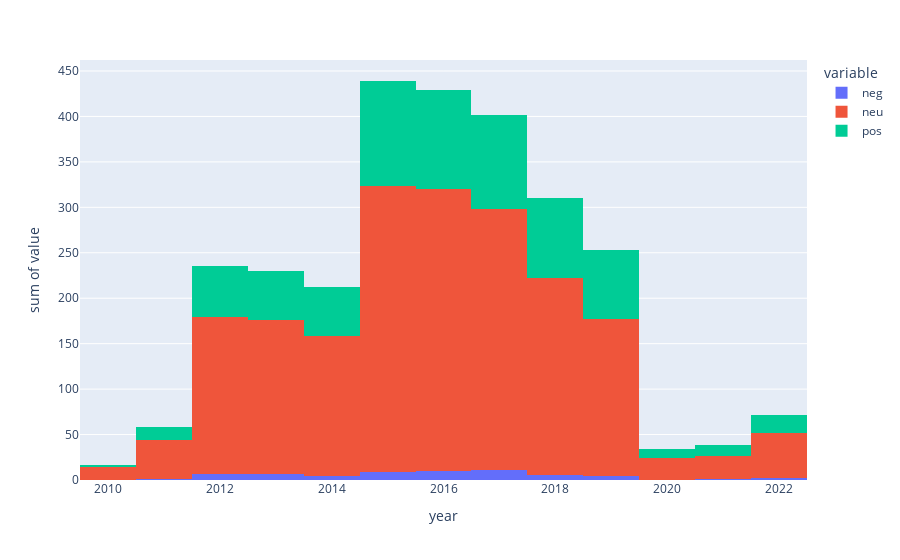

The notebook cell this image was saved under:
### Code cell
fig = px.histogram(vaders_merged, x='year', y=['neg', 'neu', 'pos'])
fig

### Figure 1 — Plotly figure (JSON) as saved in the notebook; plotly's stock layout.template omitted (floating-point values rounded to 4 significant figures; data arrays with more than 128 entries replaced by an {"elided": "..."} marker saying what was removed)
{"data": [{"alignmentgroup": "True", "bingroup": "x", "histfunc": "sum", "hovertemplate": "variable=neg<br>year=%{x}<br>sum of value=%{y}<extra></extra>", "legendgroup": "neg", "marker": {"color": "#636efa", "pattern": {"shape": ""}}, "name": "neg", "offsetgroup": "neg", "orientation": "v", "showlegend": true, "type": "histogram", "x": {"elided": "2730 int values"}, "xaxis": "x", "y": {"elided": "2730 float values"}, "yaxis": "y"}, {"alignmentgroup": "True", "bingroup": "x", "histfunc": "sum", "hovertemplate": "variable=neu<br>year=%{x}<br>sum of value=%{y}<extra></extra>", "legendgroup": "neu", "marker": {"color": "#EF553B", "pattern": {"shape": ""}}, "name": "neu", "offsetgroup": "neu", "orientation": "v", "showlegend": true, "type": "histogram", "x": {"elided": "2730 int values"}, "xaxis": "x", "y": {"elided": "2730 float values"}, "yaxis": "y"}, {"alignmentgroup": "True", "bingroup": "x", "histfunc": "sum", "hovertemplate": "variable=pos<br>year=%{x}<br>sum of value=%{y}<extra></extra>", "legendgroup": "pos", "marker": {"color": "#00cc96", "pattern": {"shape": ""}}, "name": "pos", "offsetgroup": "pos", "orientation": "v", "showlegend": true, "type": "histogram", "x": {"elided": "2730 int values"}, "xaxis": "x", "y": {"elided": "2730 float values"}, "yaxis": "y"}], "layout": {"barmode": "relative", "legend": {"title": {"text": "variable"}, "tracegroupgap": 0}, "margin": {"t": 60}, "xaxis": {"anchor": "y", "domain": [0, 1], "title": {"text": "year"}}, "yaxis": {"anchor": "x", "domain": [0, 1], "title": {"text": "sum of value"}}}}
